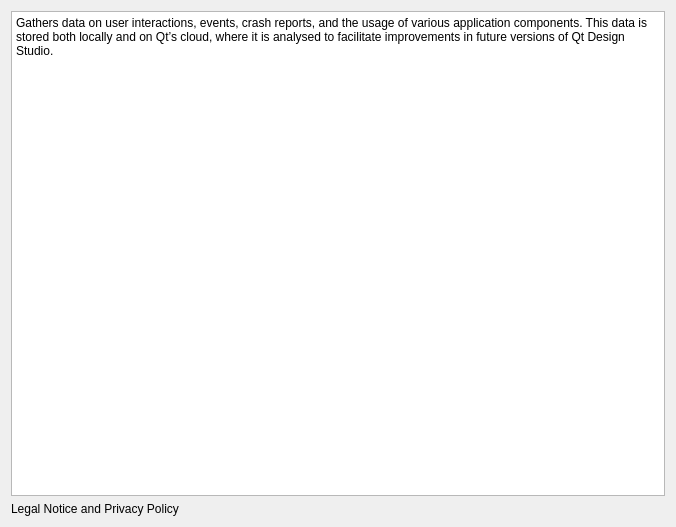
<?xml version="1.0" encoding="UTF-8"?>
<ui version="4.0">
 <class>UsageStatistic::Internal::UsageStatisticSimpleWidget</class>
 <widget class="QWidget" name="UsageStatistic::Internal::UsageStatisticSimpleWidget">
  <property name="geometry">
   <rect>
    <x>0</x>
    <y>0</y>
    <width>676</width>
    <height>527</height>
   </rect>
  </property>
  <property name="windowTitle">
   <string>Form</string>
  </property>
  <layout class="QVBoxLayout" name="verticalLayout_5">
   <item>
    <layout class="QHBoxLayout" name="toggleRow"/>
   </item>
   <item>
    <widget class="QPlainTextEdit" name="plainTextEdit">
     <property name="plainText">
      <string>Gathers data on user interactions, events, crash reports, and the usage of various application components. This data is stored both locally and on Qt’s cloud, where it is analysed to facilitate improvements in future versions of Qt Design Studio.</string>
     </property>
    </widget>
   </item>
   <item>
    <widget class="QLabel" name="lblPrivacyPolicy">
     <property name="text">
      <string>Legal Notice and Privacy Policy</string>
     </property>
    </widget>
   </item>
  </layout>
 </widget>
 <resources/>
 <connections/>
</ui>
